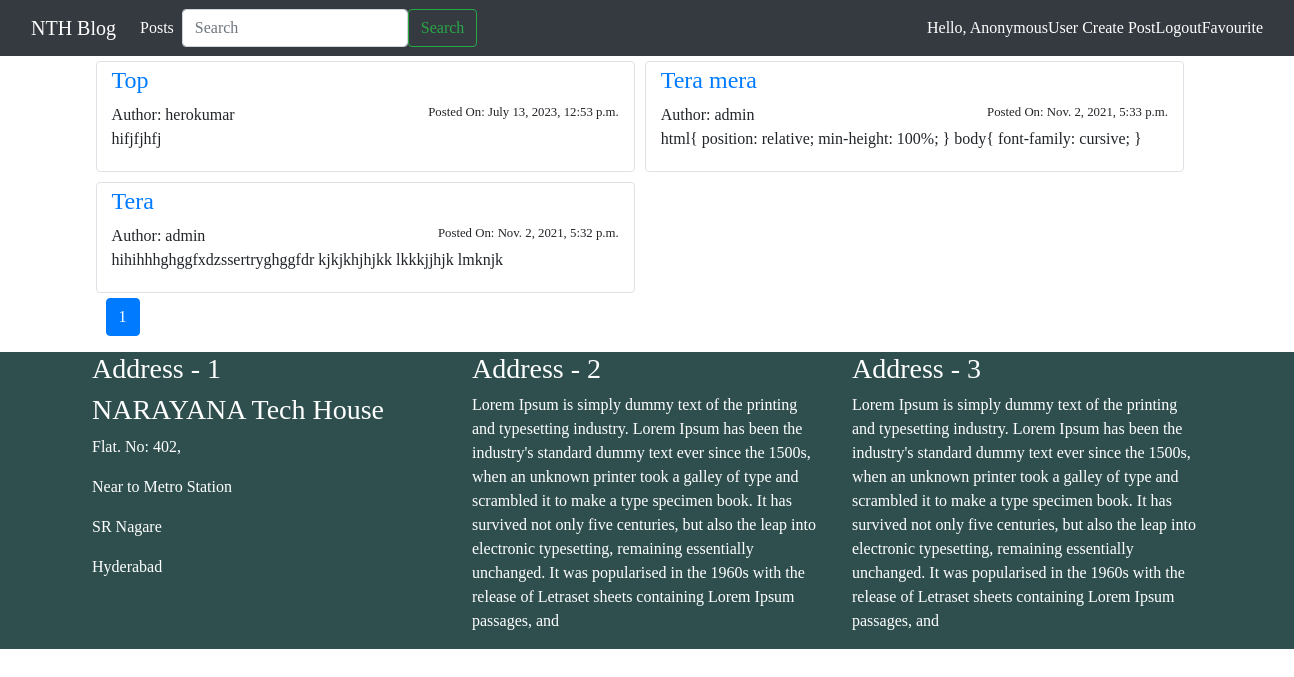
Page /post_list on the committed database.
### nthblogapp/models.py (models this page shows, shortened)
class Post(models.Model):
    STATUS_CHOICES = (
        ('draft','Draft'),
        ('published','Published')
    )
    title = models.CharField(max_length=50)
    slug = models.SlugField(max_length=50)
    author = models.ForeignKey(User, related_name='blog_post', on_delete=models.CASCADE)
    body = models.TextField()
    created = models.DateTimeField(auto_now_add=True)
    modified = models.DateTimeField(auto_now=True)
    likes =  models.ManyToManyField(User, related_name='likes', blank=True)
    status = models.CharField(max_length=20, choices=STATUS_CHOICES, default='draft')
    favourite = models.ManyToManyField(User, related_name='favourite', blank=True)
    restrict_comment = models.BooleanField(default=False)
    def get_absolute_url(self):
        return reverse('post_detail',args=[self.id, self.slug])

### nthblogapp/views.py (the view)
# urls.py: path('post_list',views.post_list,name='post_list'),
def post_list(request):
    posts_list = Post.objects.all().order_by('-id')
    query = request.POST.get('q')
    if query:
        posts_list = Post.objects.filter(
            Q(title__contains=query) |
            Q(author__username__contains=query) |
            Q(body__contains=query)
        )
    paginator = Paginator(posts_list,4)
    page = request.GET.get('page')
    try:
        posts = paginator.page(page)
    except PageNotAnInteger:
        posts = paginator.page(1)
    except EmptyPage:
        posts = paginator.page(paginator.num_pages)
    return render(request,'post_list.html',{'posts':posts})

### templates/post_list.html (shortened to what this page needs)
{% extends 'base.html' %}
{% block content %}
{% include 'alerts.html' %}
<div class="container-fluid" style="margin-left: 7%">
    <div class="row">
        {% for i in posts %}
            <div class="col-md-5 img-thumbnail" style="margin: 5px;">
                <h4><a href="{{ i.get_absolute_url }}">{{ i.title|capfirst }}</a></h4>
                Author: {{ i.author }}
                <small style="float: right"> Posted On: {{ i.created }}</small>
                <p>{{ i.body }}</p>
            </div>
         {% empty %}
        <div class="container-fluid">
            <h2>No Posts Found having search query "{{ request.POST.q }}"</h2>
        </div>
        {% endfor %}
    </div>
  <ul class="pagination">
    {% for p in posts.paginator.page_range %}
        {% if posts.number == p %}
            <li class="page-item active">
                <a class="page-link" href="?page={{ p }}">{{ p }}</a>
            </li>
        {% else %}
            <li class="page-item">
                <a class="page-link" href="?page={{ p }}">{{ p }}</a>
            </li>
        {% endif %}
    {% endfor %}
  </ul>
</div>
{% endblock %}

### templates/base.html (shortened to what this page needs)
{% load static %}
<!DOCTYPE html>
<html lang="en">
<head>
  {% include 'cdnlines.html' %}
  <link rel="stylesheet" href="{% static 'styles/styles.css' %}">
</head>
<body>
{% include 'navbar.html' %}
{% block content %}
{% endblock %}
{% include 'footer.html' %}
</body>
</html>

### templates/cdnlines.html (shortened to what this page needs)
<!DOCTYPE html>
<html lang="en">
<head>
</head>
<body>
{% block content %}
  <link rel="stylesheet" href="https://maxcdn.bootstrapcdn.com/bootstrap/4.4.1/css/bootstrap.min.css">
  <link rel="stylesheet" href="https://use.fontawesome.com/releases/v5.7.2/css/all.css">
  <link rel="stylesheet" href="bootstrap/css/fontawesome.5.7.2.css">
{% endblock %}
</body>
</html>

### templates/navbar.html (shortened to what this page needs)
<!DOCTYPE html>
<html lang="en">
<head>
</head>
<body>
<nav class="navbar navbar-expand-lg navbar-dark bg-dark">
  <div class="container-fluid">
    <a class="navbar-brand" href="#">NTH Blog</a>
    <div class="collapse navbar-collapse" id="navbarNav">
      <ul class="navbar-nav">
        <li class="nav-item">
          <a class="nav-link active" aria-current="page" href="{% url 'post_list' %}">Posts</a>
        </li>
      </ul>
      <form class="d-flex" method="POST">
            <input class="form-control me-2" type="search" placeholder="Search" aria-label="Search" name="q">
            <button class="btn btn-outline-success" type="submit">Search</button>
      </form>
    </div>
    <a style="color: white;">Hello, {{ request.user|capfirst }} </a> &nbsp;
    <a style="color: white;" href="{% url 'post_create' %}">Create Post</a>
    <a style="color: white;" href="{% url 'logout' %}">Logout</a>
    <a style="color: white;" href="{% url 'post_favourite_list' %}">Favourite</a>
  </div>
</nav>
</body>
</html>

### templates/alerts.html (shortened to what this page needs)
<!DOCTYPE html>
<html lang="en">
<head>
</head>
<body>
</body>
</html>

### templates/footer.html (shortened to what this page needs)
<!DOCTYPE html>
<html lang="en">
<head>
</head>
<body>
<footer class="footer">
<div class="container">
    <div class="row">
        <div class="col-md-4">
            <h3>Address - 1</h3>
            <h3>NARAYANA Tech House</h3>
            <p>Flat. No: 402,</p>
            <p>Near to Metro Station</p>
            <p>SR Nagare</p>
            <p>Hyderabad</p>
        </div>
        <div class="col-md-4">
             <h3>Address - 2</h3>
            <p>Lorem Ipsum is simply dummy text of the printing and typesetting industry. Lorem Ipsum has been the industry's standard dummy text ever since the 1500s, when an unknown printer took a galley of type and scrambled it to make a type specimen book. It has survived not only five centuries, but also the leap into electronic typesetting, remaining essentially unchanged. It was popularised in the 1960s with the release of Letraset sheets containing Lorem Ipsum passages, and</p>
        </div>
        <div class="col-md-4">
            <h3>Address - 3</h3>
             <p>Lorem Ipsum is simply dummy text of the printing and typesetting industry. Lorem Ipsum has been the industry's standard dummy text ever since the 1500s, when an unknown printer took a galley of type and scrambled it to make a type specimen book. It has survived not only five centuries, but also the leap into electronic typesetting, remaining essentially unchanged. It was popularised in the 1960s with the release of Letraset sheets containing Lorem Ipsum passages, and</p>
        </div>
    </div>
</div>
</footer>
</body>
</html>

### static/styles.css (style rules this page uses)
html { position: relative; min-height: 100%; }
body { font-family: cursive; }

### templates/footer.html (style rules this page uses)
html { position:relative; min-height: 100%; }
.footer { bottom: 0; left: 0; right: 0; background-color: darkslategray; color: white; }

### rows in the picture
Post: title "Top", author "herokumar", created "July 13, 2023, 12:53 p.m.", body "hifjfjhfj"
Post: title "Tera mera", author "admin", created "Nov. 2, 2021, 5:33 p.m.", body "html{ position: relative; min-height: 100%; } body{ font-family: cursive; }"
Post: title "Tera", author "admin", created "Nov. 2, 2021, 5:32 p.m.", body "hihihhhghggfxdzssertryghggfdr kjkjkhjhjkk lkkkjjhjk lmknjk"

### other values in the picture
{{ request.user|capfirst }} "AnonymousUser"
{{ p }} "1"
